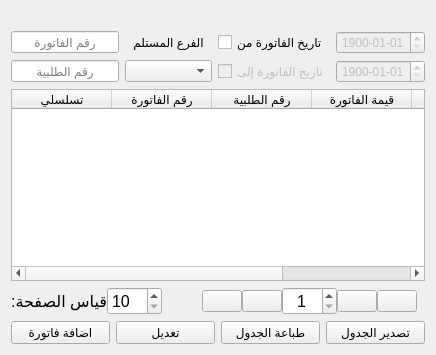
            <widget class="QWidget" name="tab">
             <attribute name="title">
              <string>فاتورة ادخال خارجي</string>
             </attribute>
             <layout class="QVBoxLayout" name="verticalLayout_9">
              <item>
               <layout class="QGridLayout" name="gridLayout_4">
                <property name="topMargin">
                 <number>20</number>
                </property>
                <item row="0" column="0">
                 <widget class="QLineEdit" name="ei_code">
                  <property name="alignment">
                   <set>Qt::AlignCenter</set>
                  </property>
                  <property name="placeholderText">
                   <string>رقم الفاتورة</string>
                  </property>
                 </widget>
                </item>
                <item row="0" column="3">
                 <widget class="QDateEdit" name="ei_date_from">
                  <property name="enabled">
                   <bool>false</bool>
                  </property>
                  <property name="layoutDirection">
                   <enum>Qt::LeftToRight</enum>
                  </property>
                  <property name="locale">
                   <locale language="English" country="Kenya"/>
                  </property>
                  <property name="alignment">
                   <set>Qt::AlignCenter</set>
                  </property>
                  <property name="specialValueText">
                   <string/>
                  </property>
                  <property name="minimumDate">
                   <date>
                    <year>1900</year>
                    <month>1</month>
                    <day>1</day>
                   </date>
                  </property>
                  <property name="displayFormat">
                   <string>yyyy-MM-dd</string>
                  </property>
                  <property name="date">
                   <date>
                    <year>1900</year>
                    <month>1</month>
                    <day>1</day>
                   </date>
                  </property>
                 </widget>
                </item>
                <item row="1" column="2">
                 <widget class="QCheckBox" name="ch_ei_date_to">
                  <property name="enabled">
                   <bool>false</bool>
                  </property>
                  <property name="sizePolicy">
                   <sizepolicy hsizetype="Fixed" vsizetype="Fixed">
                    <horstretch>0</horstretch>
                    <verstretch>0</verstretch>
                   </sizepolicy>
                  </property>
                  <property name="text">
                   <string>تاريخ الفاتورة إلى</string>
                  </property>
                 </widget>
                </item>
                <item row="1" column="3">
                 <widget class="QDateEdit" name="ei_date_to">
                  <property name="enabled">
                   <bool>false</bool>
                  </property>
                  <property name="sizePolicy">
                   <sizepolicy hsizetype="Expanding" vsizetype="Fixed">
                    <horstretch>0</horstretch>
                    <verstretch>0</verstretch>
                   </sizepolicy>
                  </property>
                  <property name="layoutDirection">
                   <enum>Qt::LeftToRight</enum>
                  </property>
                  <property name="locale">
                   <locale language="English" country="Kenya"/>
                  </property>
                  <property name="alignment">
                   <set>Qt::AlignCenter</set>
                  </property>
                  <property name="specialValueText">
                   <string/>
                  </property>
                  <property name="minimumDate">
                   <date>
                    <year>1900</year>
                    <month>1</month>
                    <day>1</day>
                   </date>
                  </property>
                  <property name="displayFormat">
                   <string>yyyy-MM-dd</string>
                  </property>
                  <property name="date">
                   <date>
                    <year>1900</year>
                    <month>1</month>
                    <day>1</day>
                   </date>
                  </property>
                 </widget>
                </item>
                <item row="0" column="2">
                 <widget class="QCheckBox" name="ch_ei_date_from">
                  <property name="sizePolicy">
                   <sizepolicy hsizetype="Fixed" vsizetype="Fixed">
                    <horstretch>0</horstretch>
                    <verstretch>0</verstretch>
                   </sizepolicy>
                  </property>
                  <property name="text">
                   <string>تاريخ الفاتورة من</string>
                  </property>
                 </widget>
                </item>
                <item row="0" column="1">
                 <widget class="QLabel" name="label_50">
                  <property name="text">
                   <string>الفرع المستلم</string>
                  </property>
                  <property name="alignment">
                   <set>Qt::AlignCenter</set>
                  </property>
                 </widget>
                </item>
                <item row="1" column="1">
                 <widget class="QComboBox" name="ei_im_name">
                  <property name="sizePolicy">
                   <sizepolicy hsizetype="Expanding" vsizetype="Fixed">
                    <horstretch>0</horstretch>
                    <verstretch>0</verstretch>
                   </sizepolicy>
                  </property>
                 </widget>
                </item>
                <item row="1" column="0">
                 <widget class="QLineEdit" name="ei_req_code">
                  <property name="alignment">
                   <set>Qt::AlignCenter</set>
                  </property>
                  <property name="placeholderText">
                   <string>رقم الطلبية</string>
                  </property>
                 </widget>
                </item>
               </layout>
              </item>
              <item>
               <widget class="QTableWidget" name="ei_table">
                <property name="editTriggers">
                 <set>QAbstractItemView::NoEditTriggers</set>
                </property>
                <column>
                 <property name="text">
                  <string>تسلسلي</string>
                 </property>
                </column>
                <column>
                 <property name="text">
                  <string>رقم الفاتورة</string>
                 </property>
                </column>
                <column>
                 <property name="text">
                  <string>رقم الطلبية</string>
                 </property>
                </column>
                <column>
                 <property name="text">
                  <string>قيمة الفاتورة</string>
                 </property>
                </column>
                <column>
                 <property name="text">
                  <string>الفرع المستلم</string>
                 </property>
                </column>
                <column>
                 <property name="text">
                  <string>تاريخ الفاتورة</string>
                 </property>
                </column>
               </widget>
              </item>
              <item>
               <layout class="QHBoxLayout" name="horizontalLayout_25" stretch="2,4,5,1,1,4,1,1">
                <property name="spacing">
                 <number>0</number>
                </property>
                <property name="rightMargin">
                 <number>8</number>
                </property>
                <property name="bottomMargin">
                 <number>0</number>
                </property>
                <item>
                 <widget class="QLabel" name="label_33">
                  <property name="font">
                   <font>
                    <pointsize>12</pointsize>
                    <weight>50</weight>
                    <italic>false</italic>
                    <bold>false</bold>
                   </font>
                  </property>
                  <property name="text">
                   <string>قياس الصفحة:</string>
                  </property>
                 </widget>
                </item>
                <item>
                 <widget class="QSpinBox" name="ei_page_size">
                  <property name="font">
                   <font>
                    <pointsize>12</pointsize>
                    <weight>50</weight>
                    <italic>false</italic>
                    <bold>false</bold>
                   </font>
                  </property>
                  <property name="minimum">
                   <number>10</number>
                  </property>
                  <property name="maximum">
                   <number>200</number>
                  </property>
                  <property name="singleStep">
                   <number>10</number>
                  </property>
                 </widget>
                </item>
                <item>
                 <spacer name="horizontalSpacer_8">
                  <property name="orientation">
                   <enum>Qt::Horizontal</enum>
                  </property>
                  <property name="sizeHint" stdset="0">
                   <size>
                    <width>40</width>
                    <height>20</height>
                   </size>
                  </property>
                 </spacer>
                </item>
                <item>
                 <widget class="QPushButton" name="ei_last">
                  <property name="text">
                   <string/>
                  </property>
                  <property name="icon">
                   <iconset resource="icons.qrc">
                    <normaloff>:/icons/icons/last-white.png</normaloff>:/icons/icons/last-white.png</iconset>
                  </property>
                  <property name="iconSize">
                   <size>
                    <width>40</width>
                    <height>40</height>
                   </size>
                  </property>
                 </widget>
                </item>
                <item>
                 <widget class="QPushButton" name="ei_post">
                  <property name="text">
                   <string/>
                  </property>
                  <property name="icon">
                   <iconset resource="icons.qrc">
                    <normaloff>:/icons/icons/next-white.png</normaloff>:/icons/icons/next-white.png</iconset>
                  </property>
                  <property name="iconSize">
                   <size>
                    <width>40</width>
                    <height>40</height>
                   </size>
                  </property>
                 </widget>
                </item>
                <item>
                 <widget class="QSpinBox" name="ei_page_num">
                  <property name="font">
                   <font>
                    <pointsize>12</pointsize>
                    <weight>50</weight>
                    <italic>false</italic>
                    <bold>false</bold>
                   </font>
                  </property>
                  <property name="alignment">
                   <set>Qt::AlignCenter</set>
                  </property>
                  <property name="minimum">
                   <number>1</number>
                  </property>
                  <property name="maximum">
                   <number>999</number>
                  </property>
                 </widget>
                </item>
                <item>
                 <widget class="QPushButton" name="ei_previous">
                  <property name="text">
                   <string/>
                  </property>
                  <property name="icon">
                   <iconset resource="icons.qrc">
                    <normaloff>:/icons/icons/previous-white.png</normaloff>:/icons/icons/previous-white.png</iconset>
                  </property>
                  <property name="iconSize">
                   <size>
                    <width>40</width>
                    <height>40</height>
                   </size>
                  </property>
                 </widget>
                </item>
                <item>
                 <widget class="QPushButton" name="ei_first">
                  <property name="text">
                   <string/>
                  </property>
                  <property name="icon">
                   <iconset resource="icons.qrc">
                    <normaloff>:/icons/icons/first-white.png</normaloff>:/icons/icons/first-white.png</iconset>
                  </property>
                  <property name="iconSize">
                   <size>
                    <width>40</width>
                    <height>40</height>
                   </size>
                  </property>
                 </widget>
                </item>
               </layout>
              </item>
              <item>
               <layout class="QHBoxLayout" name="horizontalLayout_26">
                <item>
                 <widget class="QPushButton" name="btn_add_ei">
                  <property name="text">
                   <string>اضافة فاتورة</string>
                  </property>
                 </widget>
                </item>
                <item>
                 <widget class="QPushButton" name="btn_edit_ei">
                  <property name="text">
                   <string>تعديل</string>
                  </property>
                 </widget>
                </item>
                <item>
                 <widget class="QPushButton" name="btn_print_table_ei">
                  <property name="text">
                   <string>طباعة الجدول</string>
                  </property>
                 </widget>
                </item>
                <item>
                 <widget class="QPushButton" name="btn_to_exel_ei">
                  <property name="text">
                   <string>تصدير الجدول</string>
                  </property>
                 </widget>
                </item>
               </layout>
              </item>
             </layout>
            </widget>
